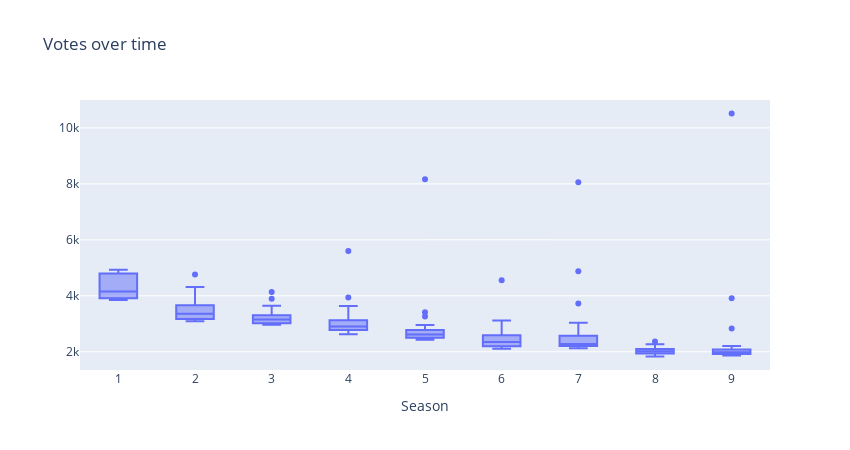

Here is the notebook cell this chart was saved with:
### Code cell
plot_box_over_time(data, 'Season', 'Votes', ['EpisodeTitle', 'Date'])

### Figure 1 — Plotly figure (JSON) as saved in the notebook; plotly's stock layout.template omitted (floating-point values rounded to 4 significant figures; data arrays with more than 128 entries replaced by an {"elided": "..."} marker saying what was removed)
{"data": [{"alignmentgroup": "True", "customdata": {"elided": "188x2 str values"}, "hovertemplate": "Season=%{x}<br>Votes=%{y}<br>EpisodeTitle=%{customdata[0]}<br>Date=%{customdata[1]}<extra></extra>", "legendgroup": "", "marker": {"color": "#636efa"}, "name": "", "notched": false, "offsetgroup": "", "orientation": "v", "showlegend": false, "type": "box", "x": {"elided": "188 int values"}, "x0": " ", "xaxis": "x", "y": {"elided": "188 int values"}, "y0": " ", "yaxis": "y"}], "layout": {"boxmode": "group", "height": 450, "legend": {"tracegroupgap": 0}, "showlegend": false, "title": {"text": "Votes over time"}, "width": 850, "xaxis": {"anchor": "y", "domain": [0, 1], "title": {"text": "Season"}}, "yaxis": {"anchor": "x", "domain": [0, 1], "showticklabels": true, "title": {}, "visible": true}}}
